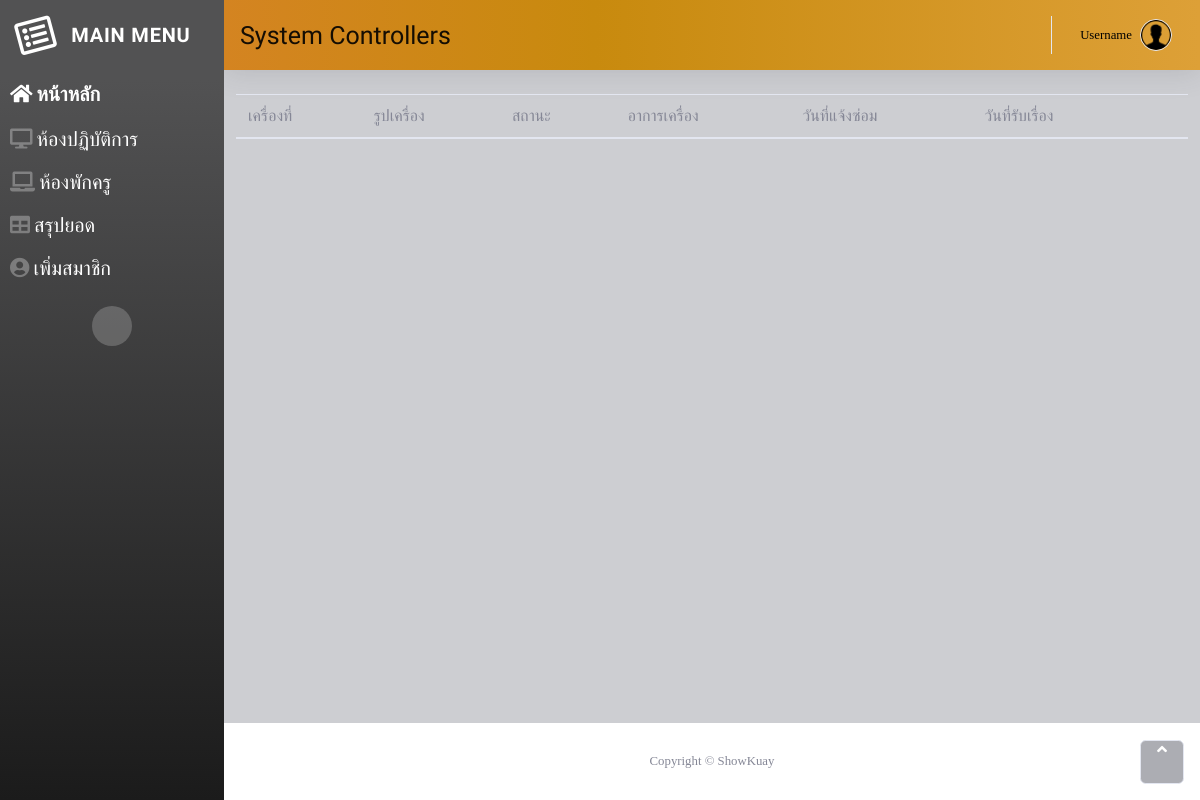
The app's page /test/, older data.
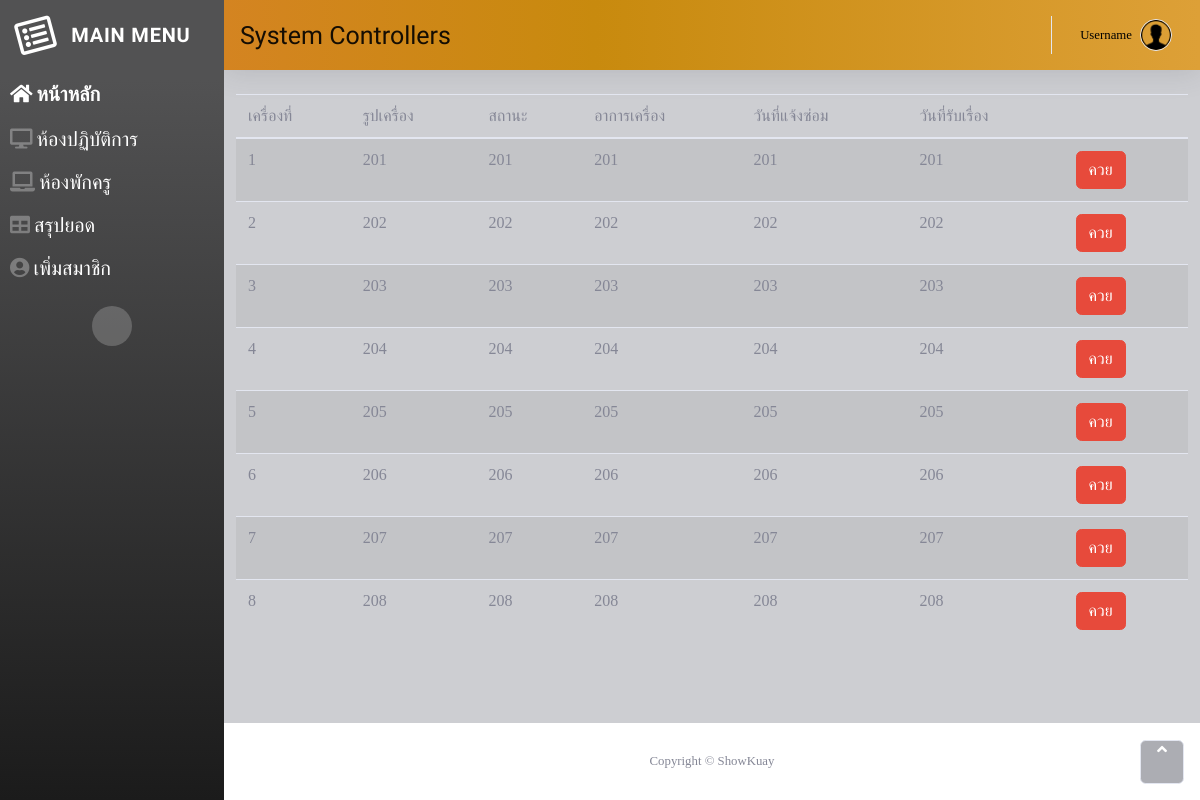
The same page, newer data.
### ctrl/models.py (models this page shows, shortened)
class options_std(models.Model):
    class_room = models.CharField(max_length=3)
    slug_class_room = models.SlugField(max_length=3)

### ctrl/views.py (the view)
# urls.py: path('test/',views.test),
def test(request):
    pc = options_std.objects.all()
    return render(request,'testmodal.html',{'pcs':pc})

### ctrl/templates/testmodal.html (shortened to what this page needs)
<link rel="stylesheet" href="/static/assets/css/select.css"> {% extends 'layout.html' %} {% block content %}
<table class="table table-striped">
    <thead>
        <tr>
            <th scope="col">เครื่องที่</th>
            <th scope="col">รูปเครื่อง</th>
            <th scope="col">สถานะ</th>
            <th scope="col">อาการเครื่อง</th>
            <th scope="col">วันที่แจ้งซ่อม</th>
            <th scope="col">วันที่รับเรื่อง</th>
            <th scope="col"> </th>
        </tr>
    </thead>
    <tbody>
        {% for items in pcs %}
        <tr>
            <td>{{items.id}}</td>
            <td>{{items.class_room}}</td>
            <td>{{items.class_room}}</td>
            <td>{{items.class_room}}</td>
            <td>{{items.class_room}}</td>
            <td>{{items.class_room}}</td>
            <td>
                <a class="btn btn-danger" href="/edit/{{items.id}}">ควย</a>
            </td>
        </tr>
        {% endfor %}
    </tbody>
</table>
{% endblock %}

### ctrl/templates/layout.html (shortened to what this page needs)
<!DOCTYPE html>
<html class="no-js">
<head>
    <link rel="stylesheet" href="/static/assets/bootstrap/css/bootstrap.min.css">
    <link rel="stylesheet" href="https://use.fontawesome.com/releases/v5.12.0/css/all.css">
    <link rel="stylesheet" href="https://cdnjs.cloudflare.com/ajax/libs/font-awesome/4.7.0/css/font-awesome.min.css">
    <link rel="stylesheet" href="/static/assets/fonts/fontawesome5-overrides.min.css">
    <link rel="stylesheet" href="/static/assets/css/styles.min.css">
</head>
<body id="page-top">
    <div id="wrapper">
        <nav class="navbar navbar-light align-items-start sidebar sidebar-dark accordion bg-gradient-primary p-0 "
            style="opacity: 1; ">
            <div class="container-fluid d-flex flex-column p-0">
                <a class="navbar-brand d-flex justify-content-center align-items-center sidebar-brand m-0" href="/index"
                    style="font-family: 'Bungee Inline', cursive;">
                    <div class="sidebar-brand-icon rotate-n-15"><i class="far fa-list-alt" style="font-size: 37px;"></i>
                    </div>
                    <div class="sidebar-brand-text mx-3"><span style="font-size: 20px;">Main Menu</span></div>
                </a>
                <ul class="nav navbar-nav text-light" id="accordionSidebar">
                    <li class="nav-item" role="presentation"><a class="nav-link text-white active" href="/index"
                            style="font-size: 25px;font-family: Nunito, sans-serif;padding: 10px;"><i
                                class="fas fa-home" style="font-size: 20px;"></i><span
                                style="font-size: 20px;">หน้าหลัก</span></a>
                        <a class="nav-link text-white" href="/pcstudent" style="font-size: 25px;padding: 10px;"><i
                                class="fas fa-desktop" style="font-size: 20px;"></i><span
                                style="font-size: 20px;padding-right: 0px;">ห้องปฏิบัติการ</span></a><a
                            class="nav-link text-white" href="/pcteacher" style="font-size: 25px;padding: 10px;"><i
                                class="fas fa-laptop" style="font-size: 20px;"></i><span
                                style="font-size: 20px;">ห้องพักครู</span></a>
                        <a class="nav-link text-white" href="/Dashboard" style="font-size: 25px;padding: 10px;"><i
                                class="fas fa-table" style="font-size: 20px;"></i><span
                                style="font-size: 20px;padding-left: 0px;">สรุปยอด</span></a><a
                            class="nav-link text-white" href="/register" style="font-size: 25px;padding: 10px;"><i
                                class="fas fa-user-circle" style="font-size: 20px;"></i><span
                                style="font-size: 20px;">เพิ่มสมาชิก</span></a></li>
                </ul>
                <div class="text-center d-none d-md-inline"><button class="btn rounded-circle border-0 fas"
                        id="sidebarToggle" type="button"></button></div>
            </div>
        </nav>
        <div class="d-flex flex-column" id="content-wrapper" style="background-color: rgb(205,206,210);">
            <div id="content">
                <nav class="navbar navbar-light navbar-expand bg-white shadow mb-4 topbar static-top bg-head-gradient">
                    <div class="container-fluid">
                        <a class="navbar-brand d-flex justify-content-center align-items-center sidebar-brand m-0 "
                            href="/index" style="font-family: 'Acme'; word-wrap: normal;">
                            <div class=""><span style="font-size: 25px;word-wrap: normal;">System Controllers</span>
                            </div>
                        </a>
                        <ul class="nav navbar-nav flex-nowrap ml-auto">
                            <li class="nav-item dropdown no-arrow" role="presentation">
                                <div class="nav-item dropdown no-arrow"><a class="dropdown-toggle nav-link"
                                        data-toggle="dropdown" aria-expanded="false" href="#"><span
                                            class="d-none d-lg-inline mr-2 text-gray-600 small">Username</span><img
                                            class="border rounded-circle img-profile"
                                            src="/static/assets/img/user.png?h=e22894f2c6b1efb51094e9936e0a433a"></a>
                                </div>
                            </li>
                        </ul>
                    </div>
                </nav>
                <div class="col-lg-12 col-xl-12">
                    {% block content %}
                    {% endblock %}
                </div>
            </div>
            <footer class="bg-white sticky-footer">
                <div class="container my-auto">
                    <div class="text-center my-auto copyright"><span>Copyright © ShowKuay</span></div>
                </div>
            </footer>
        </div><a class="border rounded d-inline scroll-to-top" href="#page-top"><i class="fas fa-angle-up"></i></a>
    </div>
</body>
</html>

Row changes from the older to the newer data that the page shows:
added options_std: id "1", class_room "201"
added options_std: id "2", class_room "202"
added options_std: id "3", class_room "203"
added options_std: id "4", class_room "204"
added options_std: id "5", class_room "205"
added options_std: id "6", class_room "206"
added options_std: id "7", class_room "207"
added options_std: id "8", class_room "208"
